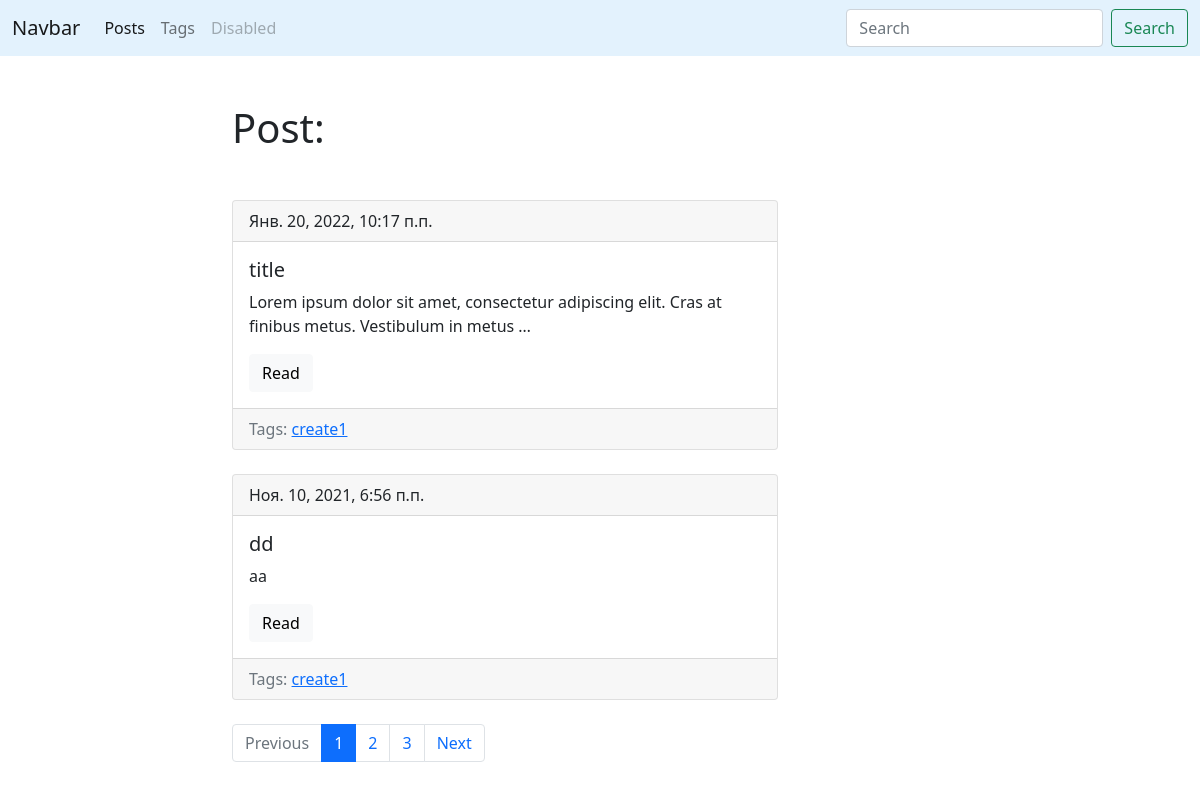
Before: / with the older database file.
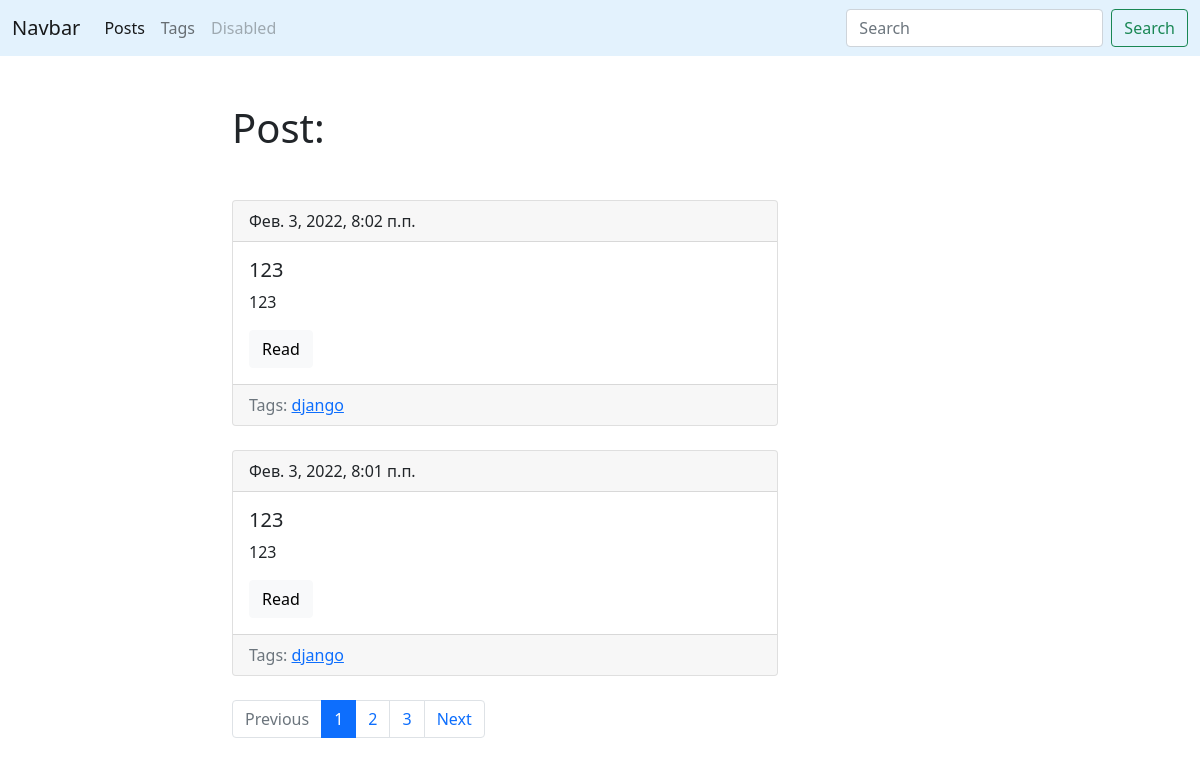
After: the same page with the newer database file.
### blog/models.py (models this page shows, shortened)
class Post(models.Model):
    title = models.CharField(max_length=155, db_index=True, verbose_name='Название поста')
    slug = models.SlugField(max_length=155, blank=True, unique=True)
    body = models.TextField(blank=True, db_index=True, verbose_name='Текст поста')
    tags = models.ManyToManyField('Tag', blank=True, related_name='posts', verbose_name='Название тега')
    date_pub = models.DateTimeField(auto_now_add=True, verbose_name='Дата публикации')
    def get_absolute_url(self):
        return reverse('post_detail_url', kwargs={'slug': self.slug})
    class Meta:
        ordering = ['-date_pub']

class Tag(models.Model):
    title = models.CharField(max_length=50, verbose_name='Название тега')
    slug = models.SlugField(max_length=50, unique=True)
    def get_absolute_url(self):
        return reverse('tag_detail_url', kwargs={'slug': self.slug})
    class Meta:
        ordering = ['-title']

### blog/views.py (the view)
# urls.py: path('', posts_list, name='posts_list_url'),
def posts_list(request):
    search_query = request.GET.get('search', '')
    if search_query:
        posts = Post.objects.filter(Q(title__icontains=search_query) | Q(body__icontains=search_query))
    else:
        posts = Post.objects.all()
    paginator = Paginator(posts, 2)
    page_number = request.GET.get('page', 1)
    page = paginator.get_page(page_number)
    is_paginated = page.has_other_pages()
    if page.has_previous():
        prev_url = '?page={}'.format(page.previous_page_number())
    else:
        prev_url = ''
    if page.has_next():
        next_url = '?page={}'.format(page.next_page_number())
    else:
        next_url = ''
    context = {
        'page_object': page,
        'is_paginated': is_paginated,
        'next_url': next_url,
        'prev_url': prev_url,
    }
    return render(request, 'blog/index.html', context=context)

### blog/templates/blog/index.html (shortened to what this page needs)
{% extends 'blog/base_blog.html'%}
{% block content %}
    <h1 class="mb-5">Post:</h1>
    {% for post in page_object.object_list %}
        {% include 'blog/includes/post_card_templates.html' %}
    {% endfor %}
{% endblock %}

### blog/templates/blog/includes/post_card_templates.html
 <div class="card mb-4">
    <div class="card-header">
        {{ post.date_pub }}
    </div>
    <div class="card-body">
        <h5 class="card-title">{{ post.title }}</h5>
        <p class="card-text">{{ post.body|truncatewords:15}}</p>
        <a href="{{ post.get_absolute_url }}" class="btn btn-light">Read</a>
    </div>
    <div class="card-footer text-muted">
        Tags:
            {% for tag in post.tags.all %}
                <a href="{{ tag.get_absolute_url }}">{{ tag.title }}</a>
            {% endfor %}
    </div>
 </div>

Changed rows visible on the page:
no longer on this page (row unchanged): Post: date_pub "Янв. 20, 2022, 10:17 п.п.", title "title", body "Lorem ipsum dolor sit amet, consectetur adipiscing elit. Cras at finibus metus. Vestibulum in metus …"
no longer on this page (row unchanged): Tag: title "create1"
no longer on this page (row unchanged): Post: date_pub "Ноя. 10, 2021, 6:56 п.п.", title "dd", body "aa"
added Post: date_pub "Фев. 3, 2022, 8:02 п.п.", title "123", body "123"
now on this page (row unchanged): Tag: title "django"
added Post: date_pub "Фев. 3, 2022, 8:01 п.п.", title "123", body "123"
